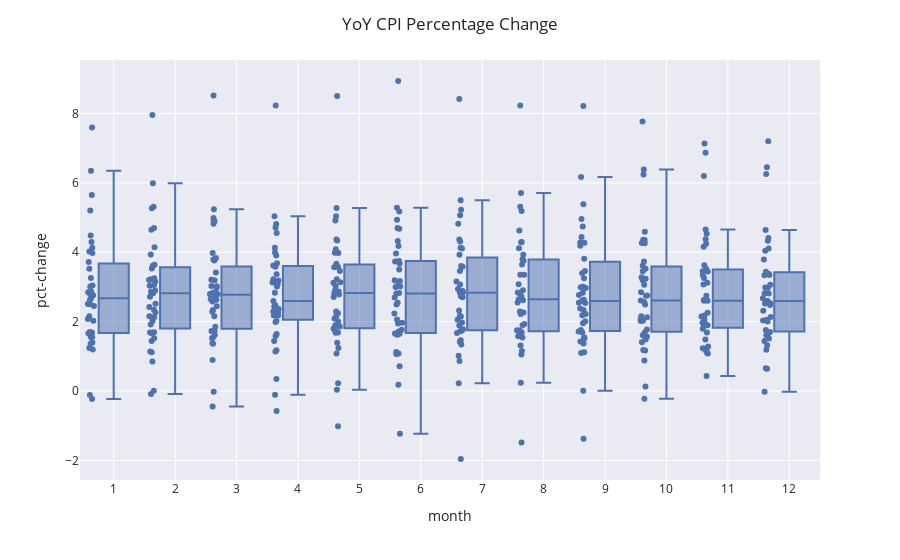

Notebook cell for this chart:
### Markdown cell above
## Visualising the year-on-year percentage chage

### Code cell
df['date'] = df.index
df['month'] = df['date'].apply(lambda x: x.month)


fig = px.box(df[12:], x="month", y="pct-change", points = "all",template = "seaborn", )
fig.update_layout(
    xaxis = dict(tickmode = 'linear'),
        title_text="YoY CPI Percentage Change")

### Figure 1 — Plotly figure (JSON) as saved in the notebook; plotly's stock layout.template omitted (floating-point values rounded to 4 significant figures; data arrays with more than 128 entries replaced by an {"elided": "..."} marker saying what was removed)
{"data": [{"alignmentgroup": "True", "boxpoints": "all", "hovertemplate": "month=%{x}<br>pct-change=%{y}<extra></extra>", "legendgroup": "", "marker": {"color": "rgb(76,114,176)"}, "name": "", "notched": false, "offsetgroup": "", "orientation": "v", "showlegend": false, "type": "box", "x": {"elided": "470 int values"}, "x0": " ", "xaxis": "x", "y": {"elided": "470 float values"}, "y0": " ", "yaxis": "y"}], "layout": {"boxmode": "group", "legend": {"tracegroupgap": 0}, "margin": {"t": 60}, "title": {"text": "YoY CPI Percentage Change"}, "xaxis": {"anchor": "y", "domain": [0, 1], "tickmode": "linear", "title": {"text": "month"}}, "yaxis": {"anchor": "x", "domain": [0, 1], "title": {"text": "pct-change"}}}}
